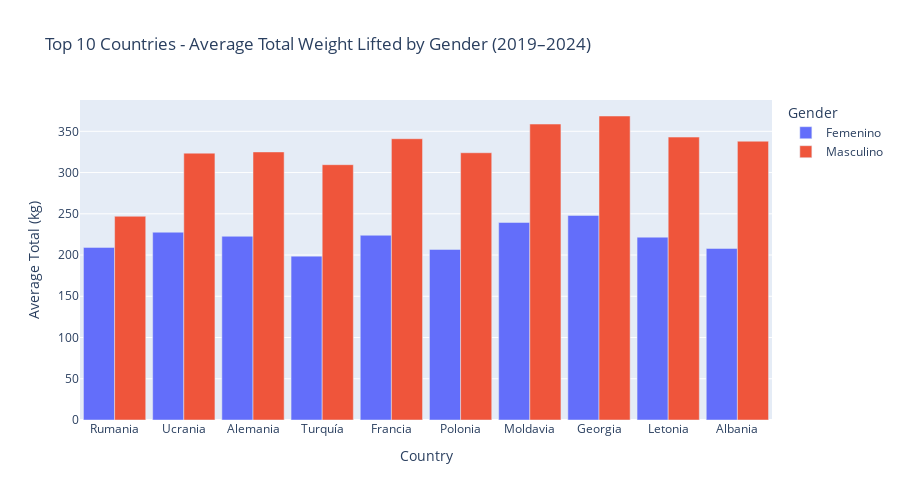

Source (notebook cell):
### Code cell
# Visualization: Performance Equity
top_promedios = promedios_equidad.head(10)[['Femenino', 'Masculino']]

fig = go.Figure()

for genero in top_promedios.columns:
    fig.add_trace(go.Bar(
        name=genero,
        x=top_promedios.index,
        y=top_promedios[genero],
        hovertemplate='País: %{x}<br>Promedio: %{y:.1f} kg<extra></extra>'
    ))

fig.update_layout(
    barmode='group',
    bargap=0.1,
    title='Top 10 Countries - Average Total Weight Lifted by Gender (2019–2024)',
    xaxis_title='Country',
    yaxis_title='Average Total (kg)',
    legend_title='Gender',
    height=500,
    width=900
)

fig.show()
fig.write_image('chart_equidad_total.png', width=900, height=500)

### Figure 1 — Plotly figure (JSON) as saved in the notebook; plotly's stock layout.template omitted (floating-point values rounded to 4 significant figures)
{"data": [{"hovertemplate": "País: %{x}<br>Promedio: %{y:.1f} kg<extra></extra>", "name": "Femenino", "type": "bar", "x": ["Rumania", "Ucrania", "Alemania", "Turquía", "Francia", "Polonia", "Moldavia", "Georgia", "Letonia", "Albania"], "y": [209.3, 227.7, 222.8, 198.7, 224.0, 206.8, 239.5, 248.0, 221.7, 208.0]}, {"hovertemplate": "País: %{x}<br>Promedio: %{y:.1f} kg<extra></extra>", "name": "Masculino", "type": "bar", "x": ["Rumania", "Ucrania", "Alemania", "Turquía", "Francia", "Polonia", "Moldavia", "Georgia", "Letonia", "Albania"], "y": [247.0, 323.5, 325.0, 309.5, 341.0, 324.0, 358.8, 368.6, 343.0, 338.0]}], "layout": {"bargap": 0.1, "barmode": "group", "height": 500, "legend": {"title": {"text": "Gender"}}, "title": {"text": "Top 10 Countries - Average Total Weight Lifted by Gender (2019–2024)"}, "width": 900, "xaxis": {"title": {"text": "Country"}}, "yaxis": {"title": {"text": "Average Total (kg)"}}}}
